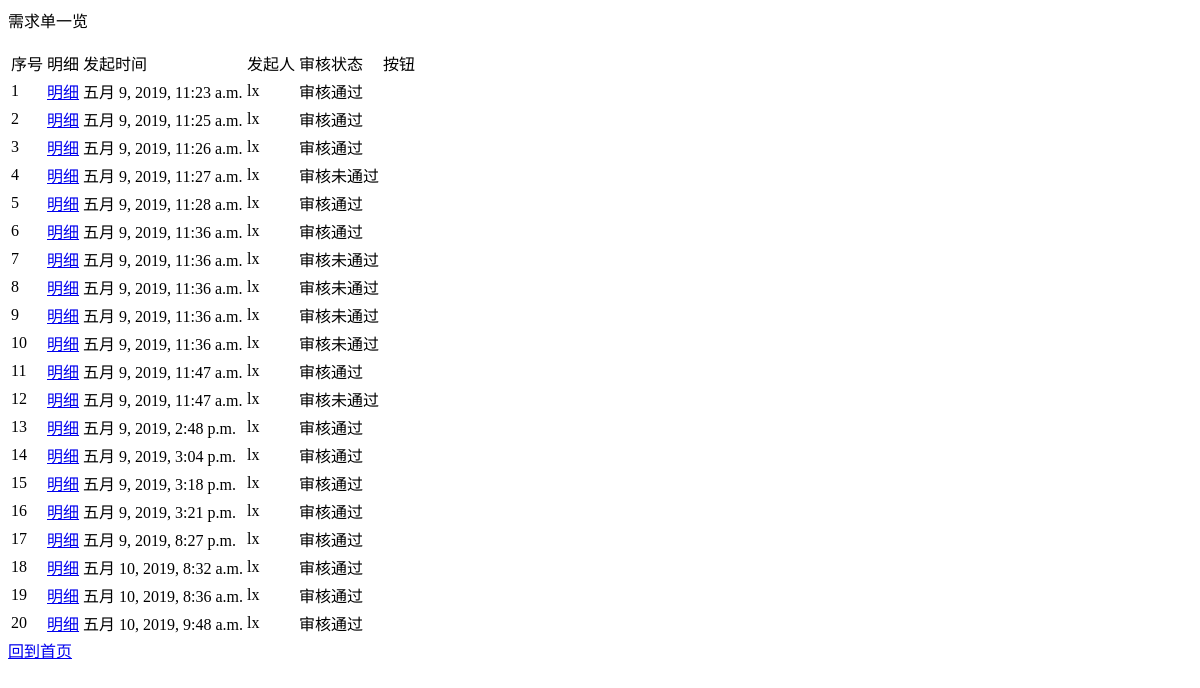
Before: /demand/query/ with the older database file.
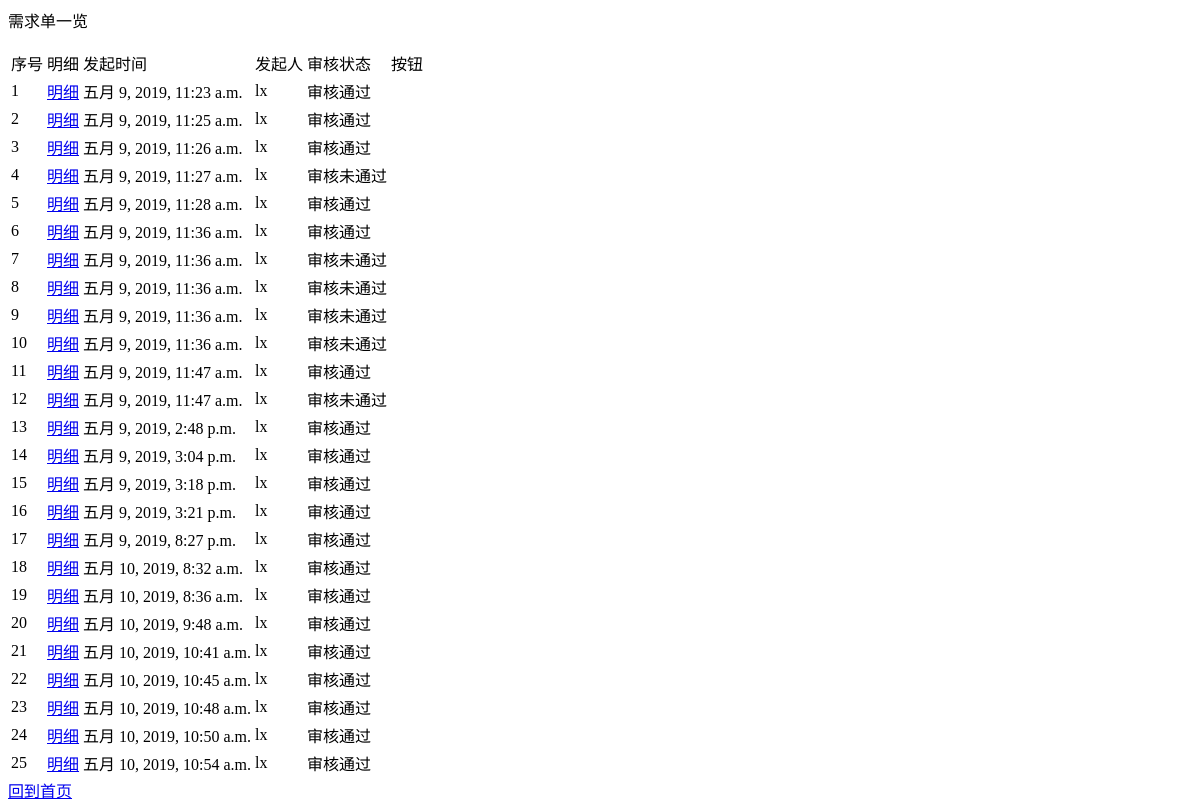
After: the same page with the newer database file.
### demand/models.py (models this page shows)
class Demand(models.Model):
    id = models.IntegerField('id', primary_key=True)
    due_time = models.DateTimeField('due_time', default=timezone.now)
    demander = models.ForeignKey(Demander, on_delete=models.CASCADE)
    create_time = models.DateTimeField('create_time', default=timezone.now)
    create_user = models.ForeignKey(User, on_delete=models.CASCADE)
    status = models.IntegerField('status', default=0)  # 0 未处理 1 审核通过 2 单子完成 3 审核未通过
    check_time = models.DateTimeField('check_time', default=timezone.now)

### user/models.py (models this page shows, shortened)
class User(models.Model):
    id = models.IntegerField('id', primary_key=True)
    user_name = models.CharField('user_name', unique=True, blank=False, max_length=20)
    create_time = models.DateTimeField('create_time', default=timezone.now)
    is_admin = models.BooleanField('is_admin', default=False)
    password = models.CharField('password', blank=False, max_length=20)
    worker_type = models.IntegerField('worker_type', default=0)

### demand/views.py (the view)
# urls.py: path('query/', views.query, name='query'),
def query(request):
    demand_list = Demand.objects.all()
    status_dict = {
        1: '审核通过',
        2: '已完成',
        0: '待审核',
        3: '审核未通过',
    }
    context = {
        'demand_list': demand_list,
        'status_dict': status_dict,
    }
    return render(request, 'demand/query.html', context)

### demand/templates/demand/query.html (shortened to what this page needs)
<body>
    <p> 需求单一览 </p>
    <table>
        <tr>
            <td> 序号 </td>
            <td> 明细 </td>
            <td> 发起时间 </td>
            <td> 发起人 </td>
            <td> 审核状态 </td>
            <td> 按钮 </td>
        </tr>
        {% for demand in demand_list %}
            <tr>
                <td> {{forloop.counter}} </td>
                <td><a href="{% url 'demand:query_detail' demand.id %}">明细</a></td>
                <td> {{demand.create_time}} </td>
                <td> {{demand.create_user.user_name}} </td>
                {% if demand.status == 1 %}
                    <td>
                        {{status_dict.1}}
                    </td>
                {% endif %}
                {% if demand.status == 3 %}
                    <td>
                        {{status_dict.3}}
                    </td>
                {% endif %}
            </tr>
        {% endfor %}
    </table>
    <a href="{% url 'user:index' %}">回到首页</a>
</body>

Changed rows visible on the page:
added Demand: create_time "五月 10, 2019, 10:41 a.m.", create_user.user_name "lx", status_dict "审核通过"
added Demand: create_time "五月 10, 2019, 10:45 a.m.", create_user.user_name "lx", status_dict "审核通过"
added Demand: create_time "五月 10, 2019, 10:48 a.m.", create_user.user_name "lx", status_dict "审核通过"
added Demand: create_time "五月 10, 2019, 10:50 a.m.", create_user.user_name "lx", status_dict "审核通过"
added Demand: create_time "五月 10, 2019, 10:54 a.m.", create_user.user_name "lx", status_dict "审核通过"
